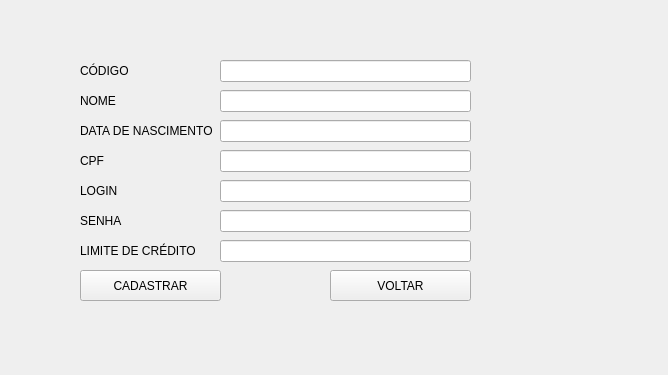
<?xml version="1.0" encoding="UTF-8"?>
<ui version="4.0">
 <class>Form</class>
 <widget class="QWidget" name="Form">
  <property name="windowModality">
   <enum>Qt::ApplicationModal</enum>
  </property>
  <property name="geometry">
   <rect>
    <x>0</x>
    <y>0</y>
    <width>668</width>
    <height>375</height>
   </rect>
  </property>
  <property name="windowTitle">
   <string>Form</string>
  </property>
  <widget class="QLabel" name="login">
   <property name="geometry">
    <rect>
     <x>80</x>
     <y>60</y>
     <width>51</width>
     <height>21</height>
    </rect>
   </property>
   <property name="cursor">
    <cursorShape>ArrowCursor</cursorShape>
   </property>
   <property name="text">
    <string>CÓDIGO</string>
   </property>
  </widget>
  <widget class="QLabel" name="login_2">
   <property name="geometry">
    <rect>
     <x>80</x>
     <y>90</y>
     <width>51</width>
     <height>21</height>
    </rect>
   </property>
   <property name="cursor">
    <cursorShape>ArrowCursor</cursorShape>
   </property>
   <property name="text">
    <string>NOME</string>
   </property>
  </widget>
  <widget class="QLabel" name="login_3">
   <property name="geometry">
    <rect>
     <x>80</x>
     <y>120</y>
     <width>141</width>
     <height>21</height>
    </rect>
   </property>
   <property name="cursor">
    <cursorShape>ArrowCursor</cursorShape>
   </property>
   <property name="text">
    <string>DATA DE NASCIMENTO</string>
   </property>
  </widget>
  <widget class="QLabel" name="login_4">
   <property name="geometry">
    <rect>
     <x>80</x>
     <y>150</y>
     <width>141</width>
     <height>21</height>
    </rect>
   </property>
   <property name="cursor">
    <cursorShape>ArrowCursor</cursorShape>
   </property>
   <property name="text">
    <string>CPF</string>
   </property>
  </widget>
  <widget class="QLabel" name="login_5">
   <property name="geometry">
    <rect>
     <x>80</x>
     <y>180</y>
     <width>141</width>
     <height>21</height>
    </rect>
   </property>
   <property name="cursor">
    <cursorShape>ArrowCursor</cursorShape>
   </property>
   <property name="text">
    <string>LOGIN</string>
   </property>
  </widget>
  <widget class="QLabel" name="login_6">
   <property name="geometry">
    <rect>
     <x>80</x>
     <y>210</y>
     <width>141</width>
     <height>21</height>
    </rect>
   </property>
   <property name="cursor">
    <cursorShape>ArrowCursor</cursorShape>
   </property>
   <property name="text">
    <string>SENHA</string>
   </property>
  </widget>
  <widget class="QLabel" name="login_7">
   <property name="geometry">
    <rect>
     <x>80</x>
     <y>240</y>
     <width>141</width>
     <height>21</height>
    </rect>
   </property>
   <property name="cursor">
    <cursorShape>ArrowCursor</cursorShape>
   </property>
   <property name="text">
    <string>LIMITE DE CRÉDITO</string>
   </property>
  </widget>
  <widget class="QLineEdit" name="txt_codigo_cliente">
   <property name="geometry">
    <rect>
     <x>220</x>
     <y>60</y>
     <width>251</width>
     <height>22</height>
    </rect>
   </property>
  </widget>
  <widget class="QLineEdit" name="txt_nome_cliente">
   <property name="geometry">
    <rect>
     <x>220</x>
     <y>90</y>
     <width>251</width>
     <height>22</height>
    </rect>
   </property>
  </widget>
  <widget class="QLineEdit" name="txt_data_cliente">
   <property name="geometry">
    <rect>
     <x>220</x>
     <y>120</y>
     <width>251</width>
     <height>22</height>
    </rect>
   </property>
  </widget>
  <widget class="QLineEdit" name="txt_cpf_cliente">
   <property name="geometry">
    <rect>
     <x>220</x>
     <y>150</y>
     <width>251</width>
     <height>22</height>
    </rect>
   </property>
  </widget>
  <widget class="QLineEdit" name="txt_login_cliente">
   <property name="geometry">
    <rect>
     <x>220</x>
     <y>180</y>
     <width>251</width>
     <height>22</height>
    </rect>
   </property>
  </widget>
  <widget class="QLineEdit" name="txt_senha_cliente">
   <property name="geometry">
    <rect>
     <x>220</x>
     <y>210</y>
     <width>251</width>
     <height>22</height>
    </rect>
   </property>
  </widget>
  <widget class="QLineEdit" name="txt_limite_credito">
   <property name="geometry">
    <rect>
     <x>220</x>
     <y>240</y>
     <width>251</width>
     <height>22</height>
    </rect>
   </property>
  </widget>
  <widget class="QPushButton" name="botao_cadastrar_cliente">
   <property name="geometry">
    <rect>
     <x>80</x>
     <y>270</y>
     <width>141</width>
     <height>31</height>
    </rect>
   </property>
   <property name="text">
    <string>CADASTRAR</string>
   </property>
  </widget>
  <widget class="QPushButton" name="botao_voltar_cliente">
   <property name="geometry">
    <rect>
     <x>330</x>
     <y>270</y>
     <width>141</width>
     <height>31</height>
    </rect>
   </property>
   <property name="text">
    <string>VOLTAR</string>
   </property>
  </widget>
 </widget>
 <resources/>
 <connections/>
</ui>
